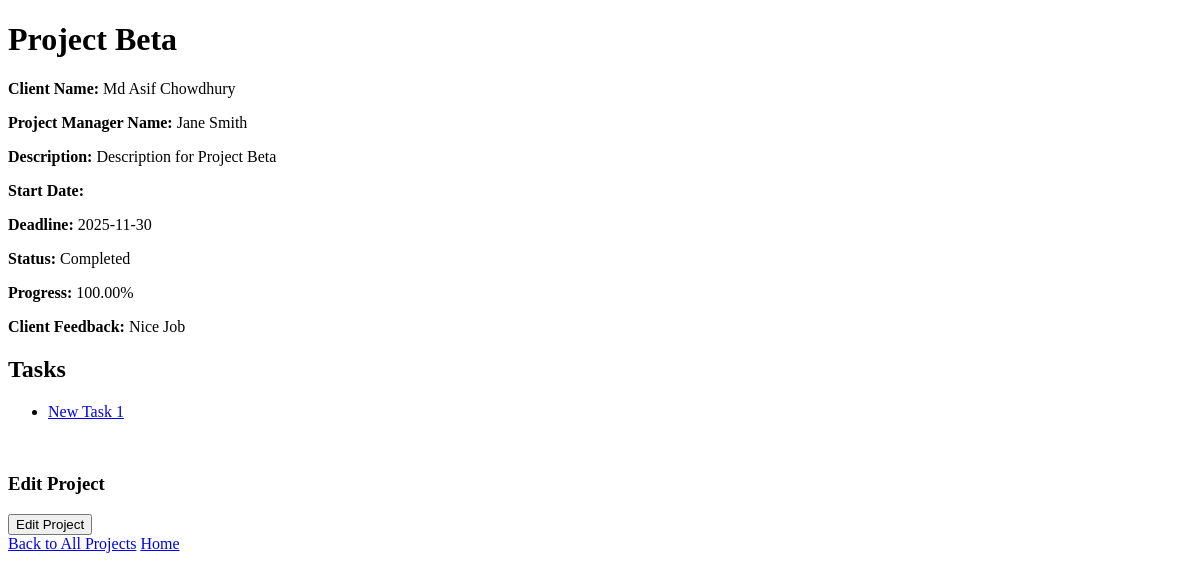
The page /controller/admin-project-controller.php?action=view_project&project_id=2 (signed in) on the database as committed earlier.
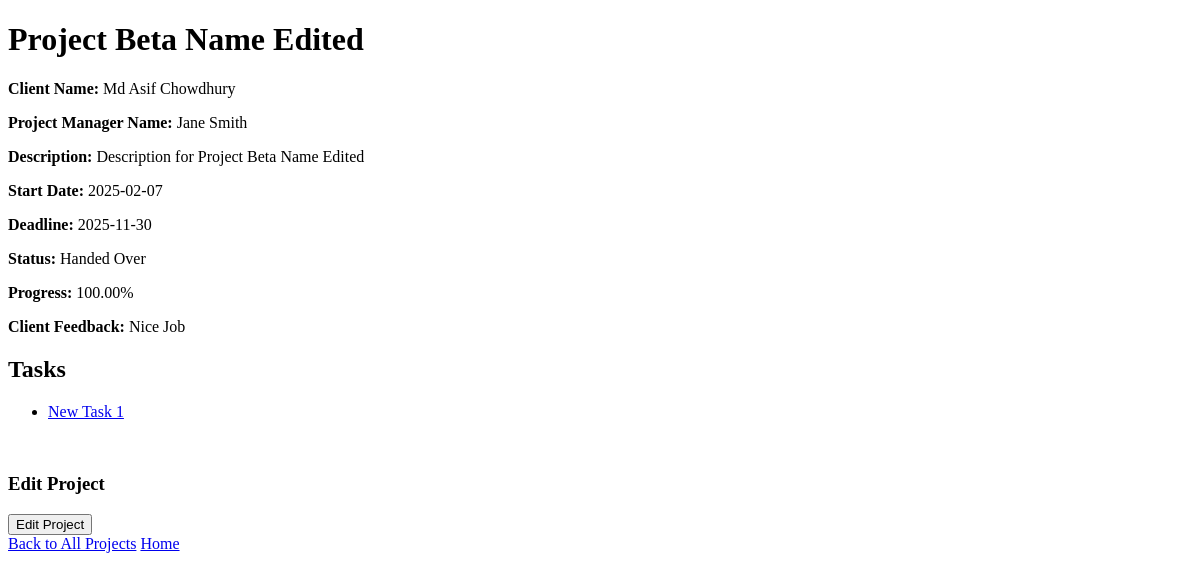
The same page on the database as committed later.
### tables this page shows
CREATE TABLE `projects` (
  `project_id` int(11) NOT NULL,
  `client_id` int(11) NOT NULL,
  `pm_id` int(11) DEFAULT NULL,
  `name` varchar(100) NOT NULL,
  `description` text NOT NULL,
  `start_date` date DEFAULT NULL,
  `deadline` date NOT NULL,
  `status` varchar(50) NOT NULL DEFAULT 'Pending Approval',
  `type` varchar(50) NOT NULL DEFAULT 'Proposal',
  `comment` text DEFAULT NULL,
  `client_feedback` text DEFAULT NULL,
  `progress` decimal(5,2) DEFAULT 0.00
);

### model/project-model.php (called while the page is built, shortened)
<?php
function getProjectById($projectId) {
    $conn = getDbConnection();
    $sql = "SELECT p.project_id, p.name, p.description, p.start_date, p.deadline, p.status, p.progress, p.client_feedback,
                   CONCAT(u.firstname, ' ', u.lastname) AS client_name, CONCAT(pm.firstname, ' ', pm.lastname) AS pm_name
            FROM projects p
            JOIN usr u ON p.client_id = u.userid
            LEFT JOIN usr pm ON p.pm_id = pm.userid
            WHERE p.project_id = ?";
    $stmt = $conn->prepare($sql);
    $stmt->bind_param("i", $projectId);
    $stmt->execute();
    $result = $stmt->get_result();
    $project = $result->fetch_assoc();
    return $project;
}
?>

### model/task-model.php (called while the page is built, shortened)
<?php
function getTasksForProject($projectId) {
    $conn = getDbConnection();
    $sql = "SELECT * FROM tasks WHERE project_id = ?";
    $stmt = $conn->prepare($sql);
    $stmt->bind_param("i", $projectId);
    $stmt->execute();
    $result = $stmt->get_result();
    $tasks = [];
    while ($row = $result->fetch_assoc()) {
        $tasks[] = $row;
    }
    return $tasks;
}
?>

### view/admin-project-view.php (the view, shortened to what this page needs)
<!DOCTYPE html>
<html lang="en">
<head>
    <link rel="stylesheet" href="../css/styles.css">
</head>
<body>
<h1><?php echo $project['name']; ?></h1>
<p><strong>Client Name:</strong> <?php echo $project['client_name']; ?></p>
<p><strong>Project Manager Name:</strong> <?php echo $project['pm_name']; ?></p>
<p><strong>Description:</strong> <?php echo $project['description']; ?></p>
<p><strong>Start Date:</strong> <?php echo $project['start_date']; ?></p>
<p><strong>Deadline:</strong> <?php echo $project['deadline']; ?></p>
<p><strong>Status:</strong> <?php echo $project['status']; ?></p>
<p><strong>Progress:</strong> <?php echo $project['progress']; ?>%</p>
<?php if (!empty($project['client_feedback'])) { ?>
    <p><strong>Client Feedback:</strong> <?php echo $project['client_feedback']; ?></p>
<?php } ?>
<h2>Tasks</h2>
<ul>
    <?php foreach ($tasks as $task) { ?>
        <li>
            <a href="../controller/admin-task-controller.php?action=view&task_id=<?php echo $task['task_id']; ?>"><?php echo $task['name']; ?></a>
        </li>
    <?php } ?>
</ul>
<br>
<h3>Edit Project</h3>
<form action="../controller/admin-project-controller.php?action=show_edit_project_form" method="post">
    <button type="submit">Edit Project</button>
</form>
<a href="../controller/admin-project-controller.php?action=show_all_projects">Back to All Projects</a>
<a href="../controller/user-dashboard-controller.php">Home</a>
</body>
</html>

Rows that differ between the two databases and show on the page:
changed projects "Nice Job": name "Project Beta" → "Project Beta Name Edited"; description "Description for Project Beta" → "Description for Project Beta Name Edited"; start_date (not shown) → "2025-02-07"; status "Completed" → "Handed Over"
